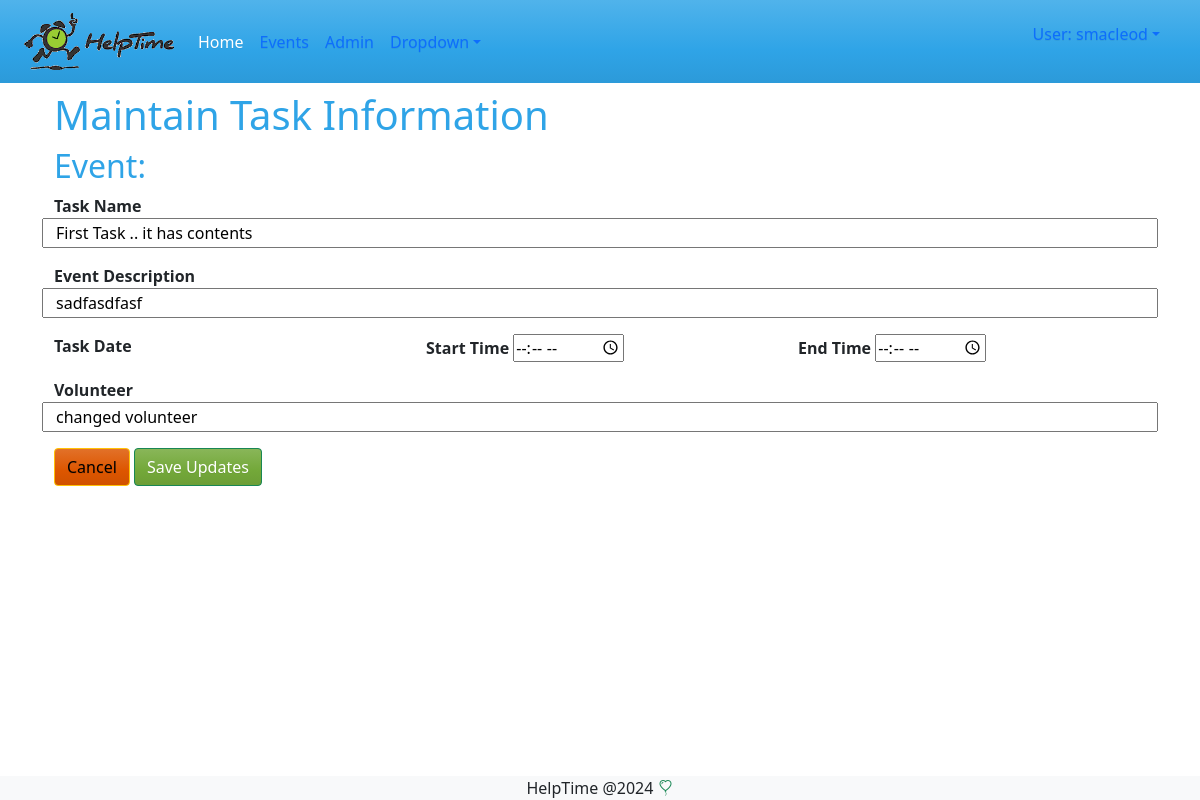
The page /events/taskupdate/1 (signed in) on the database its author committed.
### events/models.py (models this page shows, shortened)
class Task(models.Model):
    task = models.CharField(max_length=200, verbose_name='Task Name' )
    description = models.CharField(max_length=200, verbose_name='Event Description', blank=True)
    task_date = models.DateField(verbose_name='Task Date', null=True, blank=True)
    start_time = models.TimeField(verbose_name='Start Time',null=True ,blank=True)
    end_time = models.TimeField(verbose_name='End Time ', null=True,blank=True )
    volunteer =models.CharField(max_length=100, verbose_name='Volunteer',  null=True, blank=True)
    event = models.ForeignKey(Event, on_delete=models.SET_NULL,  null=True, blank=True, related_name='tasks')

### events/views.py (the view, shortened to what this page needs)
# urls.py: path("taskupdate/<int:pk>", views.taskupdate, name="taskupdate"),
@login_required  #forces a login
def taskupdate(request, pk):
    tasks = Task.objects.get(id=pk)
    form = TaskForm(instance=tasks)
    event_id = tasks.event_id
    return render(request, 'events/taskupdate.html', {'form': form, 'tasks':tasks})

### events/forms.py
class TaskForm(forms.ModelForm):
    class Meta:
        model = Task
        fields= '__all__'
        widgets = {
            'task' :  forms.TextInput(
                attrs={'placeholder': 'New Task Name'}),
            'task_date' : DateInput(),
            'start_time' : TimeInput(),
            'end_time' : TimeInput(),
        }

### events/templates/events/taskupdate.html (shortened to what this page needs)
{% extends 'master.html' %}
{% block content %}
<h1> Maintain Task Information </h1>
<h2>Event: {{ task.event.name }}</h2>
<form method="POST" class="container-float">
    <fieldset>
        <div class="row">
            <strong>{{form.task.label}}</strong>
            {{ form.task }}
        </div>
        <div class="row mt-3">
            <strong>{{form.description.label}}</strong>
            {{ form.description }}
        </div>
        <div class="row mt-3">
            <div class="col-md-4">
                <strong>{{form.task_date.label}}</strong>
            </div>
            <div class="col-md-4">
                <strong>{{form.start_time.label}}</strong>
                {{ form.start_time}}
            </div>
            <div class="col-md-4">
                <strong>{{form.end_time.label}}</strong>
                {{ form.end_time}}
            </div>
        </div>
        <div class="row mt-3">
            <strong>{{form.volunteer.label}}</strong>
            {{ form.volunteer }}
        </div>
    </fieldset>
    <div class="mt-3">
        <a href="{% url 'events:index' %}" class='float-right btn btn-warning'>Cancel</a>
        <input type="submit" value="Save Updates" class='float-right btn btn-success'>
    </div>
</form>
{% endblock %}

### templates/master.html (shortened to what this page needs)
{% load static %}
<!DOCTYPE html>
<html lang="en">
<head>
  <link rel="stylesheet" href="{% static 'styles/styles.css' %} ">
  <link rel="stylesheet" href="https://cdn.jsdelivr.net/npm/bootstrap-icons@1.11.3/font/bootstrap-icons.min.css">
  <link rel="stylesheet" href="https://cdn.jsdelivr.net/npm/bootstrap@5.1.3/dist/css/bootstrap.min.css"
>
</head>
<body>
  <nav class="navbar navbar-expand-md bg-primary" data-bs-theme="dark">
    <div class="container-fluid">
      <a class="navbar-brand" href="/">
        <img src="{% static '/images/HelptimeLogo_blk_green_RGB_100px_transparent.gif' %}" alt="HelpTime.org"
          width="150" ;></a>
      <div class="collapse navbar-collapse" id="navbarColor01">
        <ul class="navbar-nav me-auto">
          <li class="nav-item">
            <a class="nav-link active" href="/">Home
            </a>
          </li>
          <li class="nav-item">
            <a class="nav-link" href="/events">Events</a>
          <li class="nav-item">
            <a class="nav-link" href="/admin">Admin</a>
          </li>
          <li class="nav-item dropdown">
            <a class="nav-link dropdown-toggle" data-bs-toggle="dropdown" href="#" role="button" aria-haspopup="true"
              aria-expanded="false">Dropdown</a>
          </li>
        </ul>
        <ul class="nav-item ">
          {% if user.is_authenticated %}
            <ul class="nav-item dropdown">
              <a class="nav-link dropdown-toggle" data-bs-toggle="dropdown" href="#" role="button" aria-haspopup="true"
                aria-expanded="false">User: {{ user.get_username }}</a>
            </ul>
          {% else %}
            <a href="{% url 'login' %}?next={{ request.path }}">Login <i class="bi bi-person text-success"></i></a>
          {% endif %}
        </ul>
      </div>
    </div>
  </nav>
  <div class="container mt-2">
    {% block content %}
    {% endblock %}
  </div>
  <pre>
</pre>
  <footer class="bg-light text-center fixed-bottom mb">
    HelpTime @2024
    <i class="bi bi-balloon-heart text-success" style="font-size: 2rm;"></i>
  </footer>
</body>
</html>

### rows shown on the page
Task: task "First Task .. it has contents", description "sadfasdfasf", volunteer "changed volunteer"

### other values the page prints
{{ user.get_username }} "smacleod"
